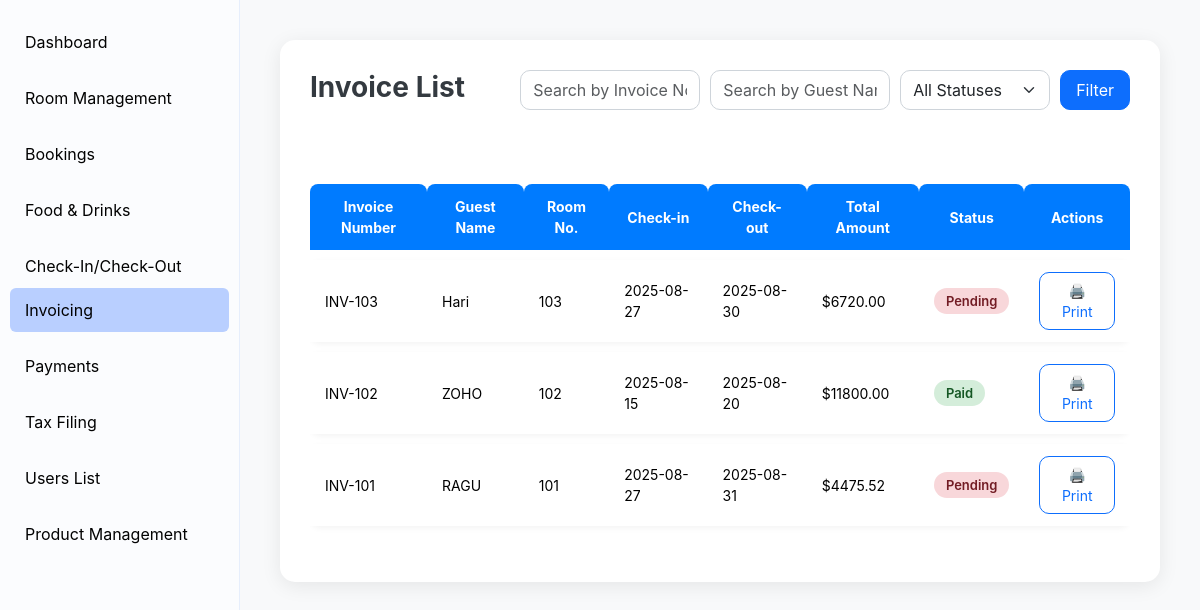
Screenshot of /invoices/ with the database file from the repository.
### booking/models.py (models this page shows, shortened)
class Booking(models.Model):
    STATUS_CHOICES = [
        ('booked', 'Booked'),
        ('pre-booked', 'Pre-Booked'),
        ('completed', 'Completed'),
    ]
    PAYMENT_CHOICES = [
        ('upi', 'UPI'),
        ('cash', 'Cash'),
        ('card', 'Card'),
    ]
    PAYMENT_STATUS_CHOICES = [
        ('paid', 'Paid'),
        ('pending', 'Pending'),
        ('cancelled', 'Cancelled'),
    ]
    customer_name = models.CharField(max_length=100)
    phone_number = models.CharField(max_length=15)
    address = models.TextField(blank=True, null=True)
    document_type = models.CharField(
        max_length=50,
        choices=[('Aadhar', 'Aadhar'), ('License', 'License'), ('PAN', 'PAN')],
        default='Aadhar'
    )
    document_number = models.CharField(max_length=50)
    room = models.ForeignKey(Room, on_delete=models.CASCADE)
    adults = models.PositiveIntegerField(default=1)
    children = models.PositiveIntegerField(default=0)
    status = models.CharField(max_length=20, choices=STATUS_CHOICES, default='booked')
    checkin_datetime = models.DateTimeField(default=now)
    checkout_datetime = models.DateTimeField(blank=True, null=True)
    payment_type = models.CharField(max_length=10, choices=PAYMENT_CHOICES, default='cash')
    payment_status = models.CharField(max_length=10, choices=PAYMENT_STATUS_CHOICES, default='pending')
    apply_gst = models.BooleanField(default=False)
    price = models.DecimalField(max_digits=10, decimal_places=2, default=0)  # final total price
    cgst_amount = models.DecimalField(max_digits=10, decimal_places=2, default=0)
    sgst_amount = models.DecimalField(max_digits=10, decimal_places=2, default=0)
    amount_paid = models.DecimalField(max_digits=10, decimal_places=2, default=0)
    invoice_number = models.CharField(max_length=20, unique=True, blank=True, null=True)
    created_at = models.DateTimeField(auto_now_add=True)

### rooms/models.py (models this page shows, shortened)
class Room(models.Model):
    ROOM_TYPE_CHOICES = [
        ('Standard', 'Standard'),
        ('Deluxe', 'Deluxe'),
        ('Suite', 'Suite'),
    ]
    AC_CHOICES = [
        ('AC', 'A/C'),
        ('Non-AC', 'Non A/C'),
    ]
    STATUS_CHOICES = [
        ('Available', 'Available'),
        ('Occupied', 'Occupied'),
        ('Maintenance', 'Maintenance'),
    ]
    room_number = models.CharField(max_length=10, unique=True)
    room_type = models.CharField(max_length=20, choices=ROOM_TYPE_CHOICES)
    ac_type = models.CharField(max_length=10, choices=AC_CHOICES, default='Non-AC')
    floor = models.ForeignKey(Floor, on_delete=models.SET_NULL, null=True, default=None)
    price = models.DecimalField(max_digits=10, decimal_places=2)
    status = models.CharField(max_length=20, choices=STATUS_CHOICES, default='Available')

### invoices/views.py (the view, shortened to what this page needs)
# urls.py: path('', views.invoice_list, name='invoice_list'),
def invoice_list(request):
    form = InvoiceFilterForm(request.GET or None)
    bookings = Booking.objects.select_related('room').order_by('-created_at')
    return render(request, 'invoices/invoice_list.html', {'bookings': bookings, 'form': form})

### invoices/forms.py
class InvoiceFilterForm(forms.Form):
    invoice_number = forms.CharField(required=False, widget=forms.TextInput(attrs={
        'placeholder': 'Search by Invoice No.',
        'class': 'form-control',
        'style': 'width: 180px;'
    }))
    guest_name = forms.CharField(required=False, widget=forms.TextInput(attrs={
        'placeholder': 'Search by Guest Name',
        'class': 'form-control',
        'style': 'width: 180px;'
    }))
    status = forms.ChoiceField(required=False, choices=[('', 'All Statuses')] + STATUS_CHOICES, widget=forms.Select(attrs={
        'class': 'form-select',
        'style': 'width: 150px;'
    }))

### invoices/templates/invoices/invoice_list.html (shortened to what this page needs)
{% load static %}
<!DOCTYPE html>
<html lang="en">
<head>
  <link href="https://cdn.jsdelivr.net/npm/bootstrap@5.3.2/dist/css/bootstrap.min.css" rel="stylesheet">
</head>
<body>
  <div class="sidebar">
  <ul>
    <li><a href="{% url 'core:dashboard' %}">Dashboard</a></li>
    <li><a href="{% url 'rooms:room_management' %}">Room Management</a></li>
    <li><a href="{% url 'booking:booking_list' %}">Bookings</a></li>
    <li><a href="{% url 'foods:food_entry' %}">Food & Drinks</a></li>
    <l><a href="{% url 'checkin_checkout:checkin_checkout' %}">Check-In/Check-Out</a></l>
    <li class="active"><a href="{% url 'invoices:invoice_list' %}">Invoicing</a></li>
    <li><a href="{% url 'transaction:payment_list' %}">Payments</a></li>
    <li><a href="{% url 'tax_filling:tax_filling' %}">Tax Filing</a></li>
    <li><a href="{% url 'accounts:create-receptionist' %}">Users List</a></li>
    <li><a href="{% url 'products:product_list' %}">Product Management</a></li>
  </ul>
  </div>
  <div class="content">
    <div class="container invoice-box">
      <div class="d-flex justify-content-between align-items-center mb-4">
        <h3>Invoice List</h3>
        <form method="get" class="form-inline">
          {{ form.invoice_number }}
          {{ form.guest_name }}
          {{ form.status }}
          <button type="submit" class="btn btn-primary">Filter</button>
        </form>
      </div>
      <div class="table-responsive">
        <table class="table">
          <thead>
            <tr>
              <th>Invoice Number</th>
              <th>Guest Name</th>
              <th>Room No.</th>
              <th>Check-in</th>
              <th>Check-out</th>
              <th>Total Amount</th>
              <th>Status</th>
              <th>Actions</th>
            </tr>
          </thead>
          <tbody>
            {% for b in bookings %}
            <tr>
              <td>{{ b.invoice_number }}</td>
              <td>{{ b.customer_name }}</td>
              <td>{{ b.room.room_number }}</td>
              <td>{{ b.checkin_datetime|date:"Y-m-d" }}</td>
              <td>{% if b.checkout_datetime %}{{ b.checkout_datetime|date:"Y-m-d" }}{% else %}-{% endif %}</td>
              <td>${{ b.price }}</td>
              <td>
                {% if b.payment_status == 'paid' %}
                  <span class="badge-paid">Paid</span>
                {% else %}
                  <span class="badge-pending">Pending</span>
                {% endif %}
              </td>
              <td>
                <a href="{% url 'invoices:invoice_detail' b.id %}" class="btn btn-sm btn-outline-primary" target="_blank">🖨️ Print</a>
              </td>
            </tr>
            {% empty %}
            <tr><td colspan="8" class="text-center">No records available</td></tr>
            {% endfor %}
          </tbody>
        </table>
      </div>
    </div>
  </div>
</body>
</html>

### invoices/templates/invoices/invoice_list.html (style rules this page uses)
body { font-family: 'Inter', sans-serif; background-color: #f8f9fa; margin: 0; display: flex; }
.sidebar { width: 240px; background-color: #fbfcfe; min-height: 100vh; padding: 20px 10px; border-right: 1px solid #e6eefc; }
.sidebar ul { list-style: none; padding: 0; }
.sidebar li { margin-bottom: 12px; }
.sidebar a { color: rgb(2,2,2); text-decoration: none; padding: 10px 15px; display: block; border-radius: 6px; transition: background 0.3s; }
.sidebar a:hover, .sidebar .active a { background-color: #b9cfff; }
.content { flex: 1; padding: 40px; }
.invoice-box { background-color: #fff; border-radius: 15px; padding: 30px; box-shadow: 0 4px 20px rgba(0, 0, 0, 0.08); }
.invoice-box h3 { font-weight: 700; font-size: 28px; margin-bottom: 25px; color: #343a40; }
.invoice-box .form-control, .invoice-box .form-select { border-radius: 10px; border: 1px solid #ced4da; padding: 6px 12px; }
.invoice-box .btn { border-radius: 10px; padding: 7px 15px; transition: all 0.3s; }
.invoice-box table { margin-top: 20px; border-collapse: separate; border-spacing: 0 10px; width: 100%; }
.invoice-box table th, .invoice-box table td { vertical-align: middle; font-size: 14px; padding: 12px 15px; border: none; }
.invoice-box table thead th { background-color: #007bff; color: #fff; text-align: center; border-radius: 8px 8px 0 0; }
.invoice-box table tbody tr { background-color: #fff; transition: all 0.2s; box-shadow: 0 2px 6px rgba(0, 0, 0, 0.05); border-radius: 10px; }
.badge-paid { background-color: #d4edda; color: #155724; padding: 5px 12px; border-radius: 20px; font-size: 13px; font-weight: 600; }
.badge-pending { background-color: #f8d7da; color: #721c24; padding: 5px 12px; border-radius: 20px; font-size: 13px; font-weight: 600; }
.table-responsive { overflow-x: auto; }
.form-inline { display: flex; flex-wrap: wrap; gap: 10px; margin-bottom: 20px; }

### rows the page displays
Booking: invoice_number "INV-103", customer_name "Hari", room.room_number "103", checkin_datetime "2025-08-27", checkout_datetime "2025-08-30", price "6720.00", payment_status "Pending"
Booking: invoice_number "INV-102", customer_name "ZOHO", room.room_number "102", checkin_datetime "2025-08-15", checkout_datetime "2025-08-20", price "11800.00", payment_status "Paid"
Booking: invoice_number "INV-101", customer_name "RAGU", room.room_number "101", checkin_datetime "2025-08-27", checkout_datetime "2025-08-31", price "4475.52", payment_status "Pending"
